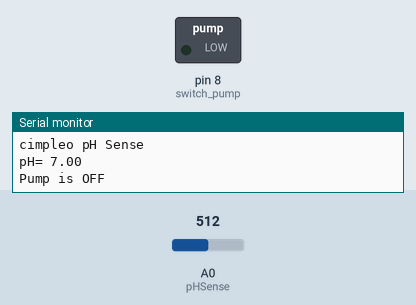
A sketch run on a simulated Arduino Uno, built with avr-gcc and run on an emulated ATmega328P. Shown: switched loads named in the sketch (green lamp = pin HIGH), the last lines printed to the serial monitor. The test bench sets the inputs (shaded band); at power-on: A0 (pHSense) = 512.

Above: at 1.3 s.
1.4 s: A0 (pHSense) set to 539
At 3.8 s:
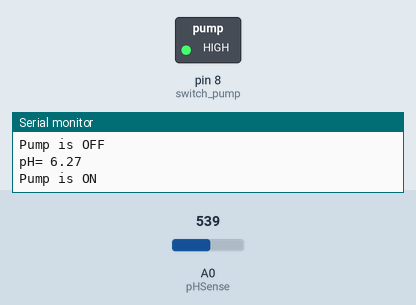
4.4 s: A0 (pHSense) set to 511
At 7.2 s:
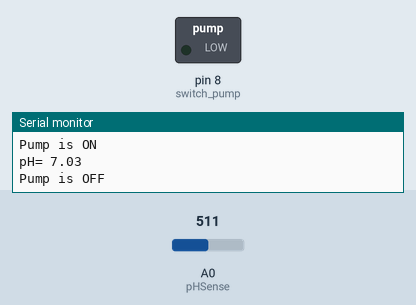
7.4 s: A0 (pHSense) set to 486
At 9.9 s:
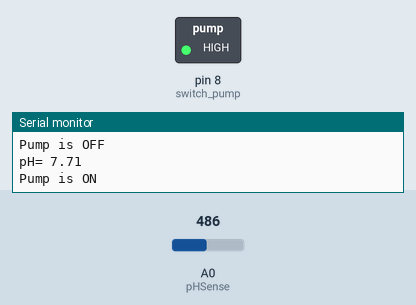
Timing chart, 0 to 11.4 s (numbered marks = the images above; inputs shaded):
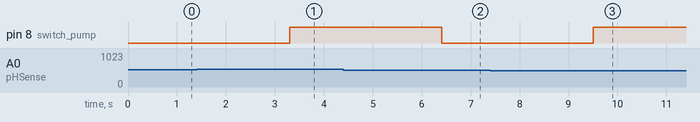

The sketch:

phSensor_v1.ino
```cpp
#include <Arduino.h>

int pHSense = A0;
int samples = 10;
int switch_pump = 8;

float adc_resolution = 1024.0;

void setup()
{
    Serial.begin(9600);
    delay(100);
    Serial.println("cimpleo pH Sense");
    pinMode(switch_pump, OUTPUT);
}

float ph(float voltage)
{
    return 7 + ((2.5 - voltage) / 0.18);
}

void loop()
{
    int measurings = 0;
    for (int i = 0; i < samples; i++)
    {
        measurings += analogRead(pHSense);
        delay(10);
    }

    float voltage = 5.0 / adc_resolution * measurings / samples;
    float pH_level = ph(voltage);

    Serial.print("pH= ");
    Serial.println(pH_level);

    if (pH_level < 6.5 || pH_level > 7.5)
    {
        digitalWrite(switch_pump, HIGH);
        Serial.println("Pump is ON");

        while (pH_level < 6.5 || pH_level > 7.5)
        {
            delay(3000);

            measurings = 0;
            for (int i = 0; i < samples; i++)
            {
                measurings += analogRead(pHSense);
                delay(10);
            }

            voltage = 5.0 / adc_resolution * measurings / samples;
            pH_level = ph(voltage);

            Serial.print("pH= ");
            Serial.println(pH_level);
        }

        digitalWrite(switch_pump, LOW);
        Serial.println("Pump is OFF");
    }
    else
    {
        digitalWrite(switch_pump, LOW);
        Serial.println("Pump is OFF");
    }

    delay(3000);
}
```

Measured:
- the behaviour switches between 530 and 531 on A0 (pHSense) (found by bisection; images 0 and 1)
- the behaviour switches between 494 and 493 on A0 (pHSense) (found by bisection; images 2 and 3)
- after the input at 1.4 s, pin 8 (switch_pump): LOW → HIGH after 1.9 s
- after the input at 4.4 s, pin 8 (switch_pump): HIGH → LOW after 2.0 s
- after the input at 7.4 s, pin 8 (switch_pump): LOW → HIGH after 2.1 s
